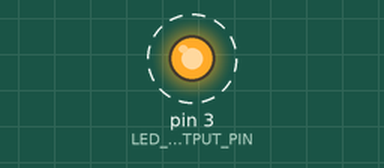
The sketch below on a simulated Arduino Uno, built with avr-gcc and run on an emulated ATmega328P. On the bench: output pins drawn as LEDs (lit = HIGH). Dashed ring = blinking. What the sketch prints to the serial monitor is not drawn.

Above: at 0.5 s.
Timing chart, 0 to 4.6 s (numbered marks = the images above):
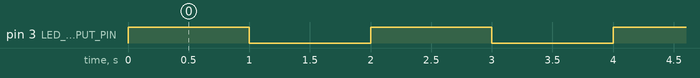

Measured:
- by itself, pin 3 (LED_OUTPUT_PIN): alternates HIGH for 1.0 s and LOW for 1.0 s

The sketch:

L3.ino
```cpp
const int LED_OUTPUT_PIN = 3;
void setup() {
  // put your setup code here, to run once:
  pinMode(LED_OUTPUT_PIN, OUTPUT);
  Serial.begin(9600);
}

void loop() {
  // put your main code here, to run repeatedly:

  digitalWrite(LED_OUTPUT_PIN, HIGH);
  Serial.println("LED on Pin 3 is high");
  delay(1000);
  digitalWrite(LED_OUTPUT_PIN, LOW);
  Serial.println("LED on Pin 3 is low");
  delay(1000);
}
```
